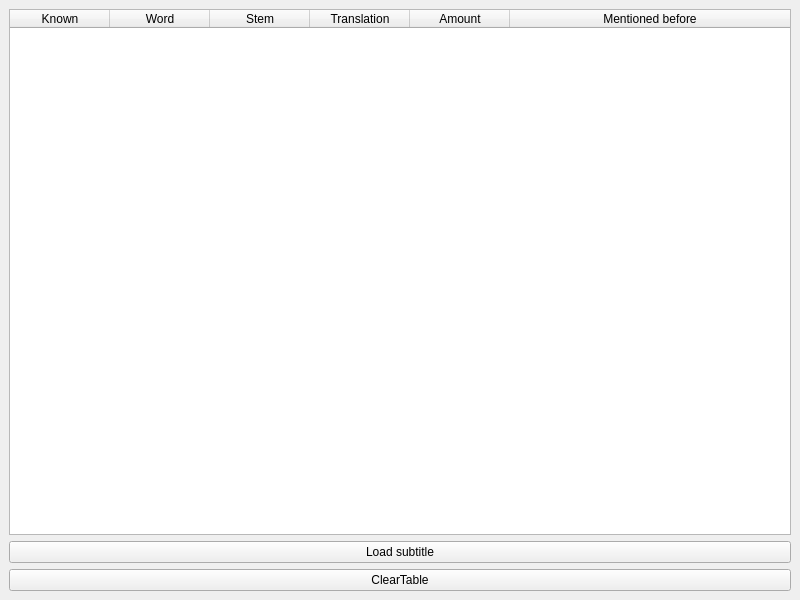
<?xml version="1.0" encoding="UTF-8"?>
<ui version="4.0">
 <class>MainWindow</class>
 <widget class="QMainWindow" name="MainWindow">
  <property name="geometry">
   <rect>
    <x>0</x>
    <y>0</y>
    <width>800</width>
    <height>600</height>
   </rect>
  </property>
  <property name="windowTitle">
   <string>MainWindow</string>
  </property>
  <widget class="QWidget" name="centralwidget">
   <layout class="QVBoxLayout" name="verticalLayout">
    <item>
     <widget class="QTableWidget" name="tableWidget">
      <property name="editTriggers">
       <set>QAbstractItemView::NoEditTriggers</set>
      </property>
      <property name="sortingEnabled">
       <bool>true</bool>
      </property>
      <property name="columnCount">
       <number>6</number>
      </property>
      <attribute name="horizontalHeaderShowSortIndicator" stdset="0">
       <bool>true</bool>
      </attribute>
      <attribute name="horizontalHeaderStretchLastSection">
       <bool>true</bool>
      </attribute>
      <attribute name="verticalHeaderVisible">
       <bool>false</bool>
      </attribute>
      <column>
       <property name="text">
        <string>Known</string>
       </property>
       <property name="textAlignment">
        <set>AlignCenter</set>
       </property>
      </column>
      <column>
       <property name="text">
        <string>Word</string>
       </property>
      </column>
      <column>
       <property name="text">
        <string>Stem</string>
       </property>
      </column>
      <column>
       <property name="text">
        <string>Translation</string>
       </property>
      </column>
      <column>
       <property name="text">
        <string>Amount</string>
       </property>
      </column>
      <column>
       <property name="text">
        <string>Mentioned before</string>
       </property>
      </column>
     </widget>
    </item>
    <item>
     <widget class="QPushButton" name="pushButton">
      <property name="text">
       <string>Load subtitle</string>
      </property>
     </widget>
    </item>
    <item>
     <widget class="QPushButton" name="ClearButton">
      <property name="text">
       <string>ClearTable</string>
      </property>
     </widget>
    </item>
   </layout>
  </widget>
 </widget>
 <resources/>
 <connections/>
</ui>
